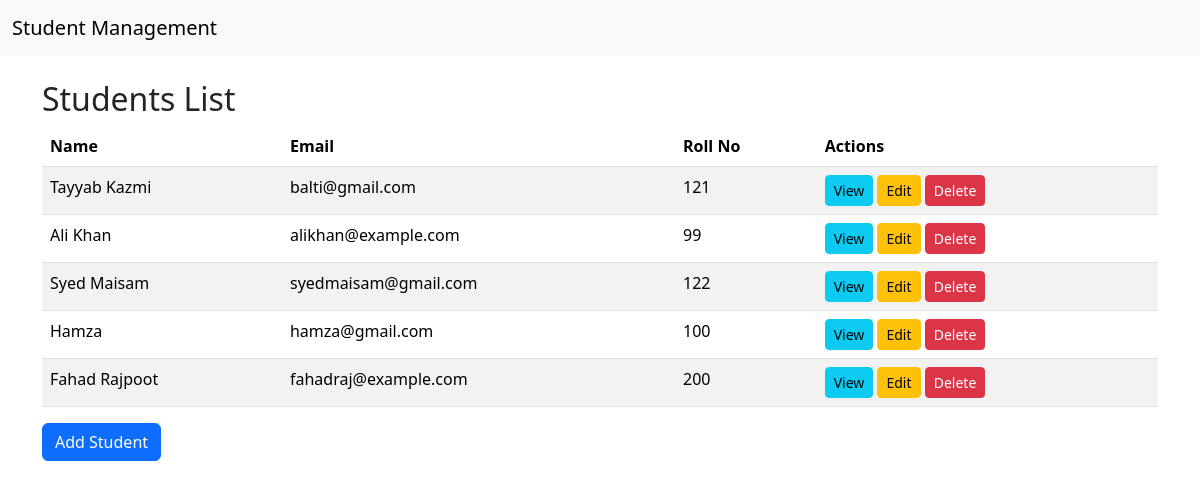
The page /students/ on the database its author committed.
### myapp/models.py (models this page shows, shortened)
class Student(models.Model):
    name = models.CharField(max_length=100)
    email = models.EmailField()
    roll_no = models.IntegerField()

### myapp/views.py (the view)
# urls.py: path('', views.StudentListView.as_view(), name='list'),
class StudentListView(ListView):
    model = Student
    context_object_name = 'students'
    template_name = 'myapp/student_list.html'

### myapp/templates/myapp/student_list.html
{% extends 'myapp/base.html' %}
{% block content %}
<h2>Students List</h2>
<table class="table table-borded table-striped">
    <thead>
        <tr>
            <th>Name</th>
            <th>Email</th>
            <th>Roll No</th>
            <th>Actions</th>
        </tr>
    </thead>
    <tbody>
        {% for student in  students %}
            <tr>
                <td>{{ student.name}}</td>
                <td>{{ student.email}}</td>
                <td>{{ student.roll_no}}</td>
                <td>
                    <a href="{% url 'detail' student.id %}" class="btn btn-info btn-sm">View</a>
                    <a href="{% url 'edit' student.id %}" class="btn btn-warning btn-sm">Edit</a>
                    <a href="{% url 'delete' student.id %}" class="btn btn-danger btn-sm">Delete</a>
                </td>
            </tr>
        {% endfor %}
    </tbody>
</table>
<a href="{% url 'create' %}" class="btn btn-primary">Add Student</a>
{% endblock content %}

### myapp/templates/myapp/base.html (shortened to what this page needs)
<!DOCTYPE html>
<html lang="en">
<head>
    <link href="https://cdn.jsdelivr.net/npm/bootstrap@5.3.6/dist/css/bootstrap.min.css" rel="stylesheet">
</head>
<body>
    <nav class="navbar navbar-expand-lg navbar-light bg-light">
        <div class="container-fluid">
            <a href="/students/" class="navbar-brand">Student Management</a>
        </div>
    </nav>
    <div class="container mt-4" >
        {% block content %}{% endblock content %}
    </div>
</body>
</html>

### rows shown on the page
Student: name "Tayyab Kazmi", email "balti@gmail.com", roll_no "121"
Student: name "Ali Khan", email "alikhan@example.com", roll_no "99"
Student: name "Syed Maisam", email "syedmaisam@gmail.com", roll_no "122"
Student: name "Hamza", email "hamza@gmail.com", roll_no "100"
Student: name "Fahad Rajpoot", email "fahadraj@example.com", roll_no "200"
